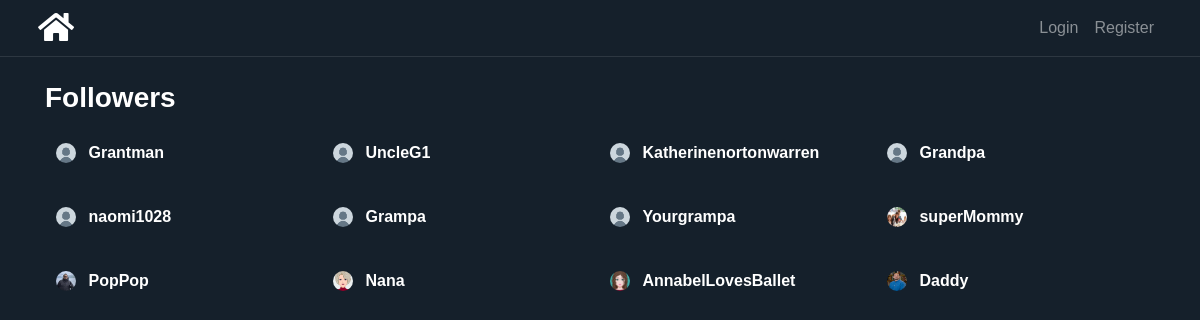
The page /user/gabe12/followers on the database its author committed.
### users/models.py (models this page shows, shortened)
class Follow(models.Model):
    user = models.ForeignKey(User, related_name='user', on_delete=models.CASCADE)
    follow_user = models.ForeignKey(User, related_name='follow_user', on_delete=models.CASCADE)
    date = models.DateTimeField(auto_now_add=True)

class Profile(models.Model):
    user = models.OneToOneField(User, on_delete=models.CASCADE)
    image = models.ImageField(default='default.png', upload_to='profile_pics')
    bio = models.CharField(max_length=300, default='no bio yet')

### blog/views.py (the view)
# urls.py: path('user/<str:username>/followers', FollowersListView.as_view(), name='user-followers'),
class FollowersListView(ListView):
    model = Follow
    template_name = 'blog/follow.html'
    context_object_name = 'follows'
    def visible_user(self):
        return get_object_or_404(User, username=self.kwargs.get('username'))
    def get_queryset(self):
        user = self.visible_user()
        return Follow.objects.filter(follow_user=user).order_by('-date')
    def get_context_data(self, *, object_list=None, **kwargs):
        data = super().get_context_data(**kwargs)
        data['follow'] = 'followers'
        return data

### blog/templates/blog/follow.html (shortened to what this page needs)
{% extends "blog/base.html" %}
{% block content %}
<div class="container">
    {% if follow == 'followers' %}
         <div class="col-12 no-padding">
            <h3 class="white-important mb-3">
                Followers
            </h3>
            <div class="row pr-3 pl-3">
                {% for follow in follows %}
                    <div class="col-6 col-md-3 pl-0">
                        <article class="media content-section">
                            <div>
                                <img
                                           class="rounded-circle mr-2"
                                           style="width: 20px; height: 20px;"
                                           src="{{ follow.user.profile.image.url }}">
                               <a class="mr-2 white-important" href="{% url 'user-posts' follow.user.username %}">
                                   {{ follow.user.username }}
                               </a>
                            </div>
                        </article>
                    </div>
                {% endfor %}
            </div>
        </div>
      </div>
    {% endif %}
{% endblock content %}

### blog/static/blog/main.css (style rules this page uses)
:root { --muted-color: rgba(255, 255, 255, 0.5); }
body { background: #15202b; color: var(--muted-color); margin-top: 5rem; }
h1, h2, h3, h4, h5, h6 { color: var(--muted-color); }
.content-section { padding: 10px 10px; margin-bottom: 20px; }
.no-padding { padding: 0 !important; }
a { color: white; text-underline: none; text-decoration: none !important; }
article { border-radius: 4px; }
.white-important { color: white; font-weight: bold; }

### blog/static/blog/style.css (style rules this page uses)
body { font-family: Arial, Helvetica, sans-serif; height: 100vh; margin: 0; padding: 0; }

### rows shown on the page
Follow: user.profile.image (placeholder picture), user.username "Grantman"
Follow: user.profile.image (placeholder picture), user.username "UncleG1"
Follow: user.profile.image (placeholder picture), user.username "Katherinenortonwarren"
Follow: user.profile.image (placeholder picture), user.username "Grandpa"
Follow: user.profile.image (placeholder picture), user.username "naomi1028"
Follow: user.profile.image (placeholder picture), user.username "Grampa"
Follow: user.profile.image (placeholder picture), user.username "Yourgrampa"
Follow: user.profile.image (placeholder picture), user.username "superMommy"
Follow: user.profile.image (picture), user.username "PopPop"
Follow: user.profile.image (picture), user.username "Nana"
Follow: user.profile.image (picture), user.username "AnnabelLovesBallet"
Follow: user.profile.image (picture), user.username "Daddy"
